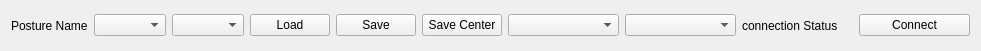
  <widget class="QWidget" name="horizontalLayoutWidget_5">
   <property name="geometry">
    <rect>
     <x>10</x>
     <y>10</y>
     <width>981</width>
     <height>51</height>
    </rect>
   </property>
   <layout class="QHBoxLayout" name="horizontalLayout_28">
    <item>
     <layout class="QHBoxLayout" name="horizontalLayout_23">
      <item>
       <widget class="QLabel" name="postureName_label">
        <property name="text">
         <string>Posture Name</string>
        </property>
       </widget>
      </item>
      <item>
       <widget class="QComboBox" name="posture_comboBox"/>
      </item>
      <item>
       <widget class="QComboBox" name="posture_number_comboBox"/>
      </item>
      <item>
       <widget class="QPushButton" name="loadPosture_pushButton">
        <property name="text">
         <string>Load</string>
        </property>
       </widget>
      </item>
      <item>
       <widget class="QPushButton" name="savePosture_pushButton">
        <property name="text">
         <string>Save</string>
        </property>
       </widget>
      </item>
      <item>
       <widget class="QPushButton" name="saveCenter_pushButton">
        <property name="text">
         <string>Save Center</string>
        </property>
       </widget>
      </item>
     </layout>
    </item>
    <item>
     <layout class="QHBoxLayout" name="horizontalLayout_24">
      <item>
       <widget class="QComboBox" name="comport_comboBox"/>
      </item>
      <item>
       <widget class="QComboBox" name="baudrate_comboBox"/>
      </item>
      <item>
       <widget class="QLabel" name="connectionStatus_label">
        <property name="text">
         <string>connection Status</string>
        </property>
       </widget>
      </item>
      <item>
       <widget class="QPushButton" name="connect_Button">
        <property name="text">
         <string>Connect</string>
        </property>
       </widget>
      </item>
     </layout>
    </item>
   </layout>
  </widget>
